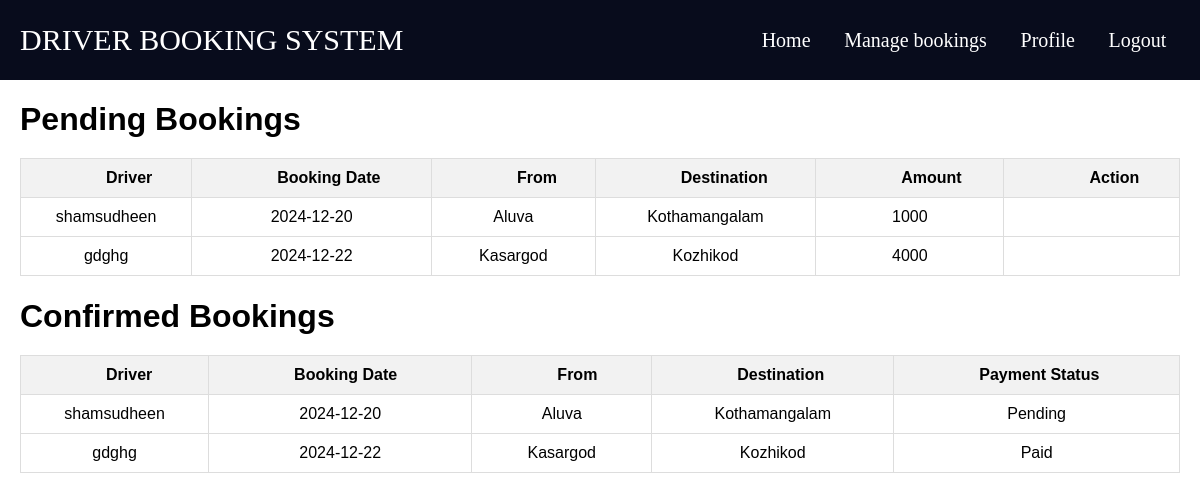
Page /mybookings.php (signed in) on the committed database.
### tables this page shows
CREATE TABLE `requests` (
  `request_id` int(11) NOT NULL,
  `user_id` int(11) DEFAULT NULL,
  `driver_id` int(11) DEFAULT NULL,
  `from_place` varchar(255) DEFAULT NULL,
  `destination` varchar(255) DEFAULT NULL,
  `booking_date` date DEFAULT NULL,
  `booking_time` time DEFAULT NULL,
  `price` int(11) DEFAULT 0,
  `status` enum('pending','approved','rejected') DEFAULT 'pending',
  `user_status` varchar(20) DEFAULT 'accepted'
);

CREATE TABLE `drivers` (
  `username` varchar(25) NOT NULL,
  `phno` varchar(12) NOT NULL,
  `email` varchar(25) NOT NULL,
  `pwd` varchar(15) NOT NULL,
  `user_type` varchar(25) NOT NULL,
  `driver_id` int(10) NOT NULL,
  `district` varchar(55) NOT NULL
);

CREATE TABLE `bookings` (
  `booking_id` int(11) NOT NULL,
  `user_id` int(11) NOT NULL,
  `driver_id` int(11) NOT NULL,
  `from_place` varchar(255) NOT NULL,
  `destination` varchar(255) NOT NULL,
  `booking_date` date NOT NULL,
  `created_at` timestamp NOT NULL DEFAULT current_timestamp(),
  `payment_status` enum('cash','done') NOT NULL
);

### mybookings.php (the view, shortened to what this page needs)
<?php
$user_id = $_SESSION['user_id'];
$conn = mysqli_connect("localhost", "root", "", "driver_booking_system");
$requests_sql = "SELECT r.request_id, r.driver_id, r.from_place, r.destination, r.booking_date, r.booking_time, r.price, r.status, r.user_status, d.username
                 FROM requests r
                 JOIN drivers d ON r.driver_id = d.driver_id
                 WHERE r.user_id = '$user_id'";
$requests_result = mysqli_query($conn, $requests_sql);
$bookings_sql = "SELECT b.booking_id, b.driver_id, b.from_place, b.destination, b.booking_date, b.payment_status, d.username
                 FROM bookings b
                 JOIN drivers d ON b.driver_id = d.driver_id
                 WHERE b.user_id = '$user_id'";
$bookings_result = mysqli_query($conn, $bookings_sql);
?>
<!DOCTYPE html>
<html>
<head>
    <link rel="stylesheet" href="mybookings.css">
</head>
<body>
<nav class="nanbar">
    <div class="navbar">
        <a class="hdng" href="">DRIVER BOOKING SYSTEM</a>
        <div class="link">
            <a href="userdashboard.php">Home</a>
            <a href="mybookings.php">Manage bookings</a>
            <a href="driverprofile.php">Profile</a>
            <a href="logout.php">Logout</a>
        </div>
    </div>
</nav>
<div class="container">
    <h1>Pending Bookings</h1>
    <?php if (mysqli_num_rows($requests_result) > 0): ?>
        <table>
            <tr>
                <th>Driver</th>
                <th>Booking Date</th>
                <th>From</th>
                <th>Destination</th>
                <th>Amount</th>
                <th>Action</th>
            </tr>
            <?php while ($row = mysqli_fetch_assoc($requests_result)): ?>
                <tr>
                    <td><?php echo htmlspecialchars($row['username']); ?></td>
                    <td><?php echo htmlspecialchars($row['booking_date']); ?></td>
                    <td><?php echo htmlspecialchars($row['from_place']); ?></td>
                    <td><?php echo htmlspecialchars($row['destination']); ?></td>
                    <td><?php echo htmlspecialchars($row['price']); ?></td>
                    <td>
                    </td>
                </tr>
            <?php endwhile; ?>
        </table>
    <?php else: ?>
        <p>You have no pending requests.</p>
    <?php endif; ?>
    <h1>Confirmed Bookings</h1>
    <?php if (mysqli_num_rows($bookings_result) > 0): ?>
        <table>
            <tr>
                <th>Driver</th>
                <th>Booking Date</th>
                <th>From</th>
                <th>Destination</th>
                <th>Payment Status</th>
            </tr>
            <?php while ($row = mysqli_fetch_assoc($bookings_result)): ?>
                <tr>
                    <td><?php echo htmlspecialchars($row['username']); ?></td>
                    <td><?php echo htmlspecialchars($row['booking_date']); ?></td>
                    <td><?php echo htmlspecialchars($row['from_place']); ?></td>
                    <td><?php echo htmlspecialchars($row['destination']); ?></td>
                    <td><?php echo htmlspecialchars($row['payment_status'] == 'done' ? 'Paid' : 'Pending'); ?></td>
                </tr>
            <?php endwhile; ?>
        </table>
    <?php else: ?>
        <p>You have no confirmed bookings.</p>
    <?php endif; ?>
</div>
</body>
</html>

### mybookings.css (style rules this page uses)
body { font-family: Arial, sans-serif; margin: 0; padding: 0; }
a { text-decoration: none; }
.nanbar { width: 100%; height: 80px; background-color:rgba(1, 4, 21, 0.821); display: flex; justify-content: center; align-items: center; }
.navbar { width: 100%; height: 80px; display: flex; justify-content: space-between; align-items: center; padding-left: 20px; background-color: rgba(1, 4, 21, 0.821); }
.hdng { font-size: 30px; color: white; font-family: 'Times New Roman', Times, serif; }
.link { width: 40%; height: 80px; display: flex; justify-content: space-evenly; align-items: center; padding-left: 60px; }
.link a { text-decoration: none; font-family: bold; color: rgb(255, 255, 255); font-size: 20px; }
.container { margin: 20px; }
h1 { margin-bottom: 20px; }
table { width: 100%; border-collapse: collapse; }
table, th, td { border: 1px solid #ddd; }
th, td { padding: 10px; text-align: left; }
th { background-color: #f2f2f2; padding-left: 85px; }
td { text-align: center; }

### rows in the picture
requests: driver.username "shamsudheen", booking_date "2024-12-20", from_place "Aluva", destination "Kothamangalam", price "1000"
requests: driver.username "gdghg", booking_date "2024-12-22", from_place "Kasargod", destination "Kozhikod", price "4000"
bookings: driver.username "shamsudheen", booking_date "2024-12-20", from_place "Aluva", destination "Kothamangalam", payment_status "Pending"
bookings: driver.username "gdghg", booking_date "2024-12-22", from_place "Kasargod", destination "Kozhikod", payment_status "Paid"
